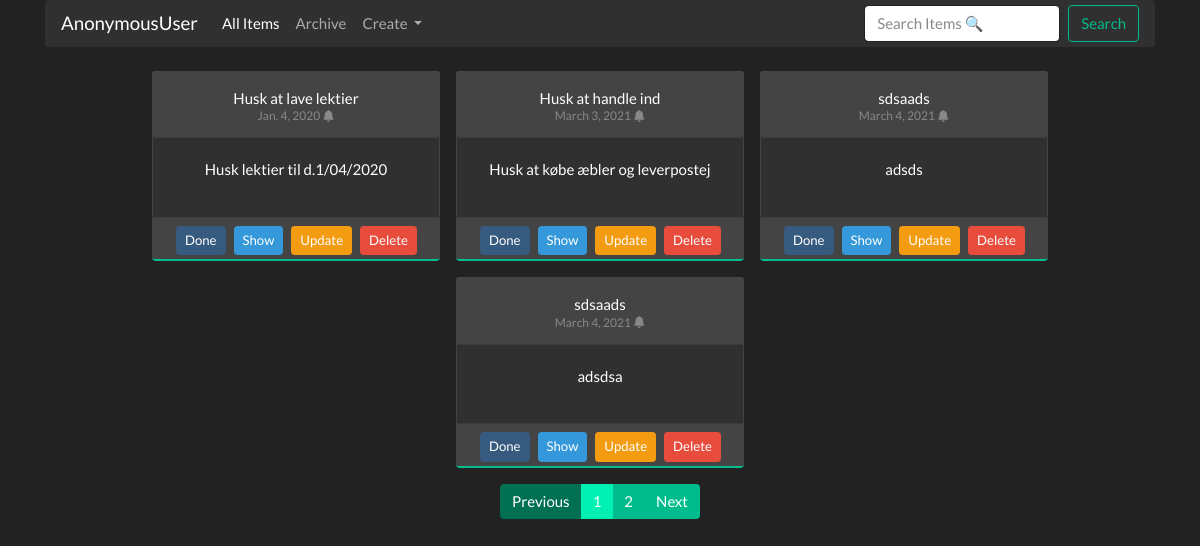
Page /todo/ on the earlier database version.
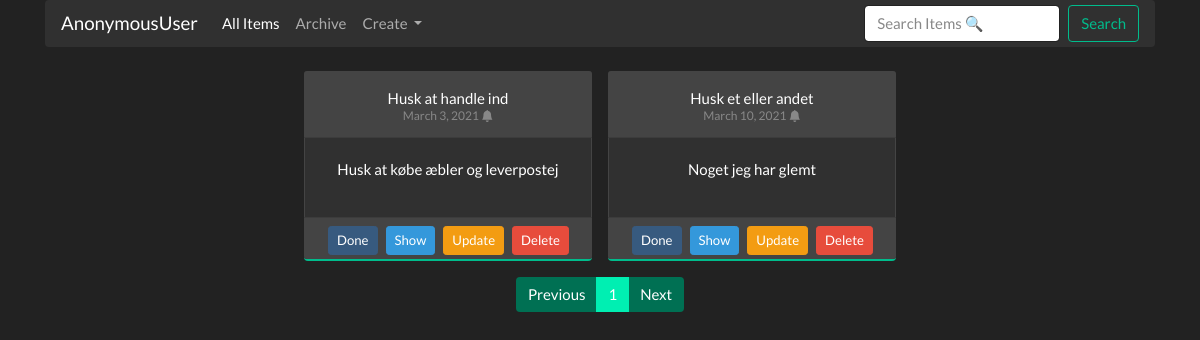
Same page on the later database version.
### todo/models.py (models this page shows)
class Todo(models.Model):
	name = models.CharField(max_length=90)
	description = models.CharField(max_length=500)
	due_date = models.DateField()
	checked = models.BooleanField(default=False)
	def __str__(self):
		return self.name

### todo/views.py (the view)
# urls.py: path('', todo_list, name="list"),
def todo_list(request):
	todos = Todo.objects.all().order_by('due_date')
	paginator = Paginator(todos, 4)
	page_number = request.GET.get('page')
	page_obj = paginator.get_page(page_number)
	context = {
		"page_obj": page_obj,
	}
	return render(request, "todo/todo_list.html", context)

### todo/templates/todo/todo_list.html
{% extends "base.html" %}
{% block content %}
    <div class="row">
        <div class="col-10 offset-1">
            <div class="d-flex flex-wrap justify-content-center mt-4">
                {% for item in page_obj %}
                    {% include 'todo/list_card.html' %}
                {% endfor %}
            </div>
            {% include 'paginator.html' %}
        </div>
    </div>
{% endblock %}

### todo/templates/todo/list_card.html (shortened to what this page needs)
{% load get_class %}
<div class="card border-top-0 border-right-0 border-left-0 border-2 border-success text-center mb-3 mx-2" style="min-width: 18rem; max-width: 18rem;">
    <div class="card-header">
        <div class="card-title my-1 text-truncate">
            {{ item }}
        </div>
        <div class="card-subtitle small text-muted">
            <time>{{ item.due_date }}</time>
            <i class="bi bi-bell-fill"></i>
        </div>
    </div>
    <div class="d-flex card-body border-left border-right border-secondary flex-column align-content-between">
        <p>{{ item.description }}</p>
    </div>
    <div class="d-flex flex-column card-footer justify-content-center py-0">
        <div class="d-inline-flex pt-2">
            <form method="post" action={% url 'todo:check' item.id %}>
                <label class="m-0 btn btn-sm {% if item.checked is True %}btn-secondary{% else %}btn-primary{% endif %} mx-1" for="{{ todo.checked }}">Done</label>
            <a class="btn btn-sm {% if item.checked is True %}btn-secondary{% else %}btn-info{% endif %} mx-1" href="{% url 'todo:detail' item.id %}">Show</a>
            <a class="btn btn-sm {% if item.checked is True %}btn-secondary{% else %}btn-warning{% endif %} mx-1" href="{% url 'todo:update' item.id %}">Update</a>
            <a class="btn btn-sm {% if item.checked is True %}btn-secondary{% else %}btn-danger{% endif %} mx-1"
               onclick="if (this.innerHTML==='Confirm'){this.href='{% url 'todo:delete' item.id %}'};this.innerHTML='Confirm';"
               href="#">Delete</a>
        </div>
        <div class="pb-1">
        </div>
    </div>
</div>

Differences in the rows shown:
removed Todo: name "Husk at lave lektier", due_date "Jan. 4, 2020", description "Husk lektier til d.1/04/2020"
removed Todo: name "sdsaads", due_date "March 4, 2021", description "adsds"
removed Todo: name "sdsaads", due_date "March 4, 2021", description "adsdsa"
now on this page (row unchanged): Todo: name "Husk et eller andet", due_date "March 10, 2021", description "Noget jeg har glemt"
Other differences:
list line gone: "2"
